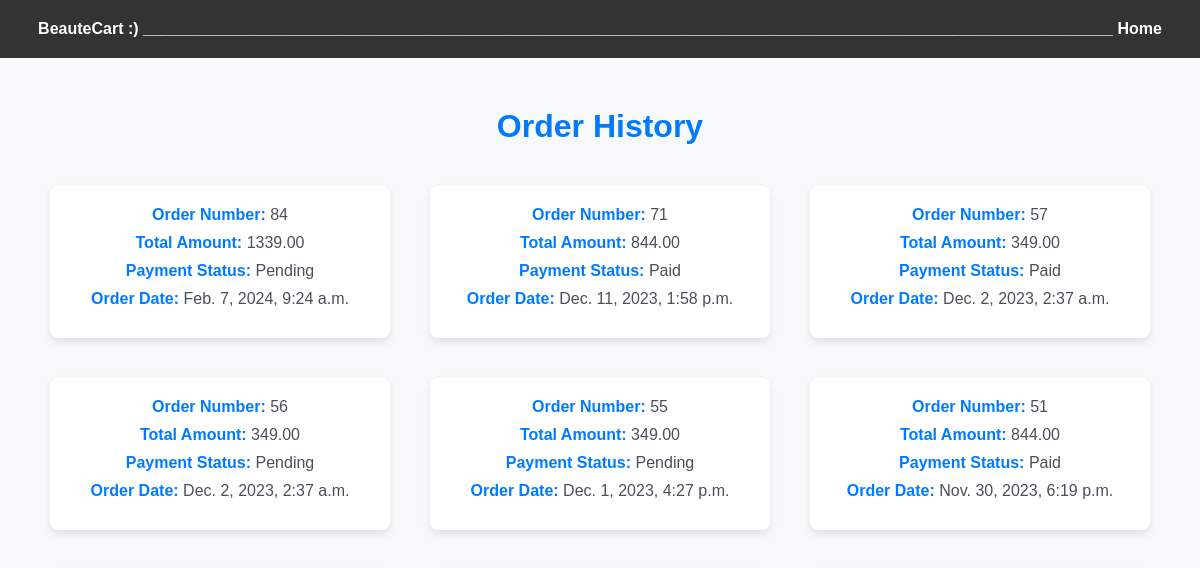
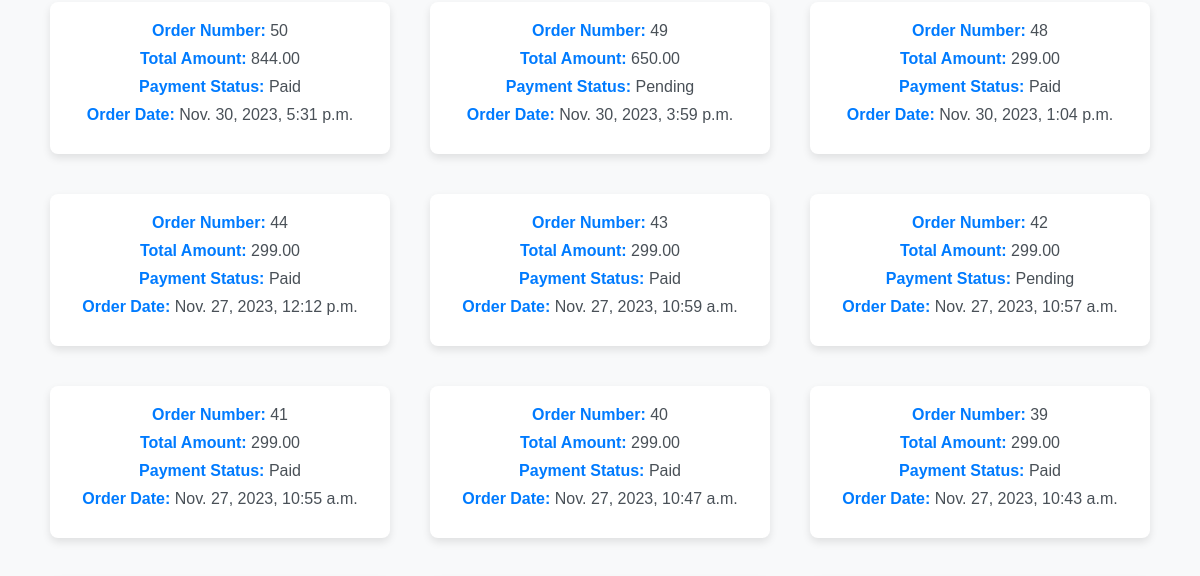
Page /order_history/ (signed in, upper part) on the earlier database version (2 pictures, top to bottom).
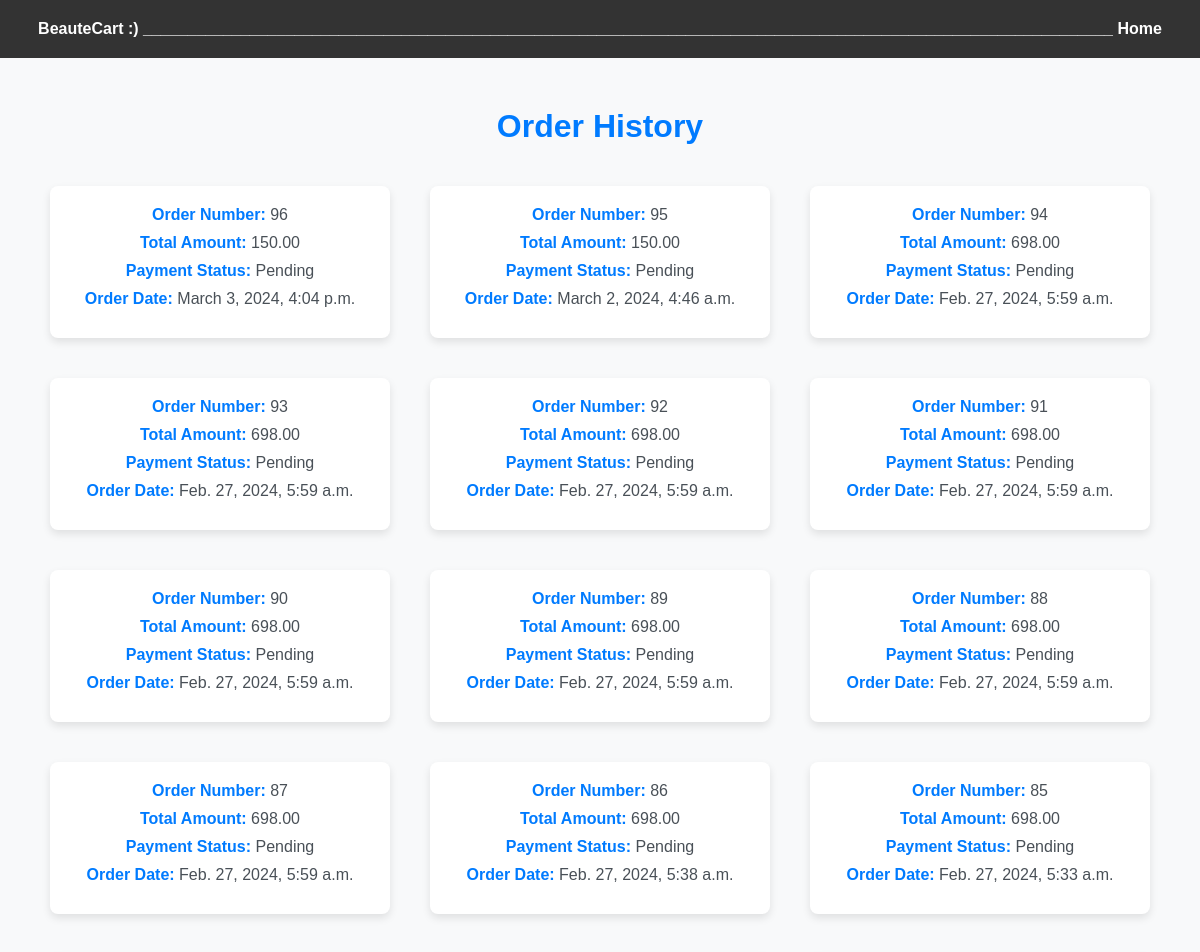
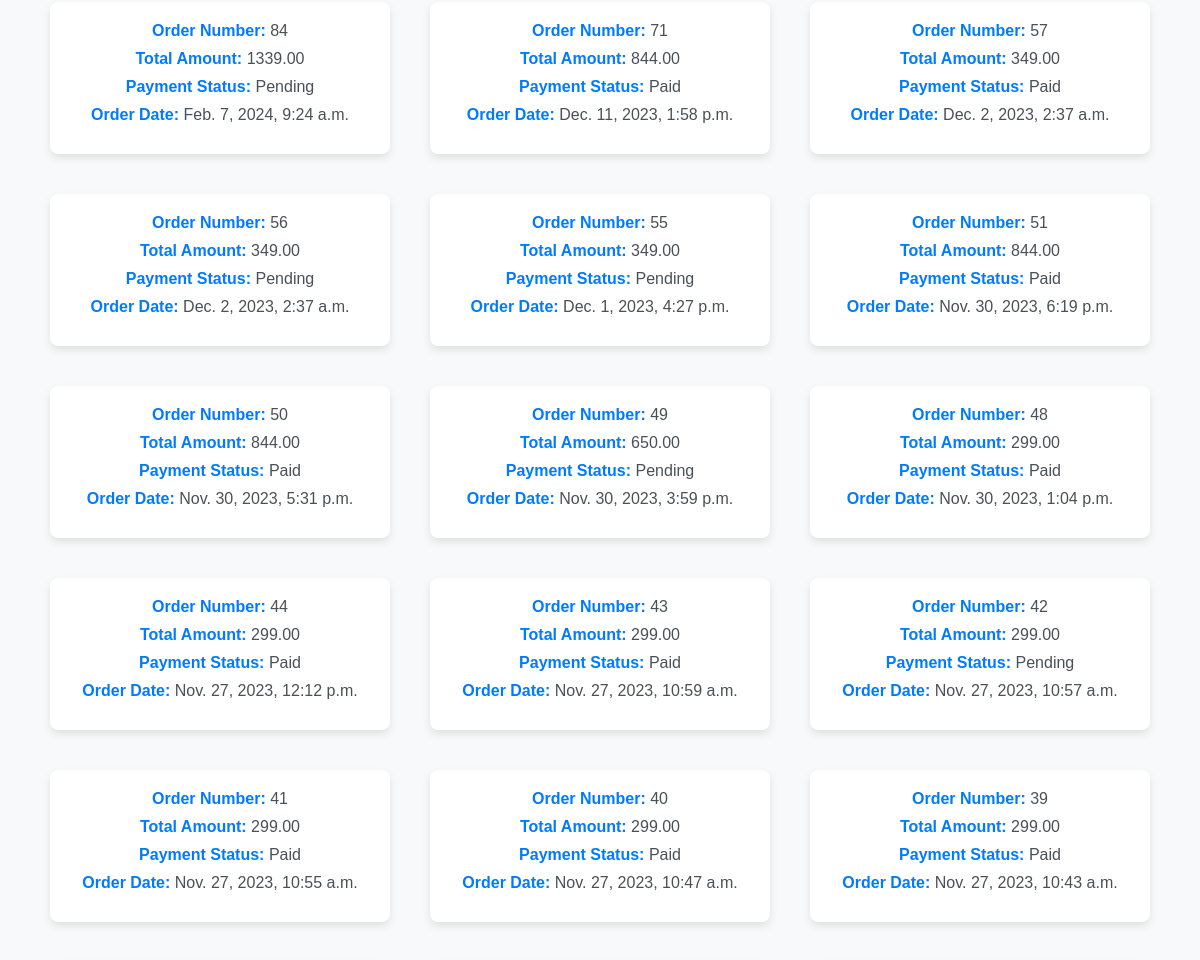
Same page on the later database version (2 pictures, top to bottom).
### BeauteCartApp/models.py (models this page shows, shortened)
class Order(models.Model):
    user = models.ForeignKey(CustomUser, on_delete=models.CASCADE)
    products = models.ManyToManyField(Product, through='OrderItem')
    total_amount = models.DecimalField(max_digits=10, decimal_places=2)
    payment_id = models.CharField(max_length=100, null=True, blank=True)
    payment_status = models.BooleanField(default=False)
    created_at = models.DateTimeField(auto_now_add=True)

### BeauteCartApp/views.py (the view)
# urls.py: path('order_history/', order_history, name='order_history'),
@login_required
def order_history(request):
    orders = Order.objects.filter(user=request.user).order_by('-created_at')
    return render(request, 'order_history.html', {'orders': orders})

### templates/order_history.html (shortened to what this page needs)
<!DOCTYPE html>
<html lang="en">
<head>
</head>
<body>
    <header>
        <a class="LINK" href="#">BeauteCart</a>
        <a href="#">:)</a>
        <a href="#">_____________________________________________________________________________________________________________</a>
        <a href="{% url 'home2' %}">Home</a>
    </header>
    <h1>Order History</h1>
    {% if orders %}
        <ul>
            {% for order in orders %}
                <li>
                    <p><strong>Order Number:</strong> {{ order.id }}</p>
                    <p><strong>Total Amount:</strong> {{ order.total_amount }}</p>
                    <p><strong>Payment Status:</strong> {% if order.payment_status %}Paid{% else %}Pending{% endif %}</p>
                    <p><strong>Order Date:</strong> {{ order.created_at }}</p>
                </li>
            {% endfor %}
        </ul>
    {% else %}
        <p>No orders found.</p>
    {% endif %}
</body>
</html>

Differences in the rows shown:
added Order: id "96", total_amount "150.00", payment_status "Pending", created_at "March 3, 2024, 4:04 p.m."
added Order: id "95", total_amount "150.00", payment_status "Pending", created_at "March 2, 2024, 4:46 a.m."
added Order: id "94", total_amount "698.00", payment_status "Pending", created_at "Feb. 27, 2024, 5:59 a.m."
added Order: id "93", total_amount "698.00", payment_status "Pending", created_at "Feb. 27, 2024, 5:59 a.m."
added Order: id "92", total_amount "698.00", payment_status "Pending", created_at "Feb. 27, 2024, 5:59 a.m."
added Order: id "91", total_amount "698.00", payment_status "Pending", created_at "Feb. 27, 2024, 5:59 a.m."
added Order: id "90", total_amount "698.00", payment_status "Pending", created_at "Feb. 27, 2024, 5:59 a.m."
added Order: id "89", total_amount "698.00", payment_status "Pending", created_at "Feb. 27, 2024, 5:59 a.m."
added Order: id "88", total_amount "698.00", payment_status "Pending", created_at "Feb. 27, 2024, 5:59 a.m."
added Order: id "87", total_amount "698.00", payment_status "Pending", created_at "Feb. 27, 2024, 5:59 a.m."
added Order: id "86", total_amount "698.00", payment_status "Pending", created_at "Feb. 27, 2024, 5:38 a.m."
added Order: id "85", total_amount "698.00", payment_status "Pending", created_at "Feb. 27, 2024, 5:33 a.m."
